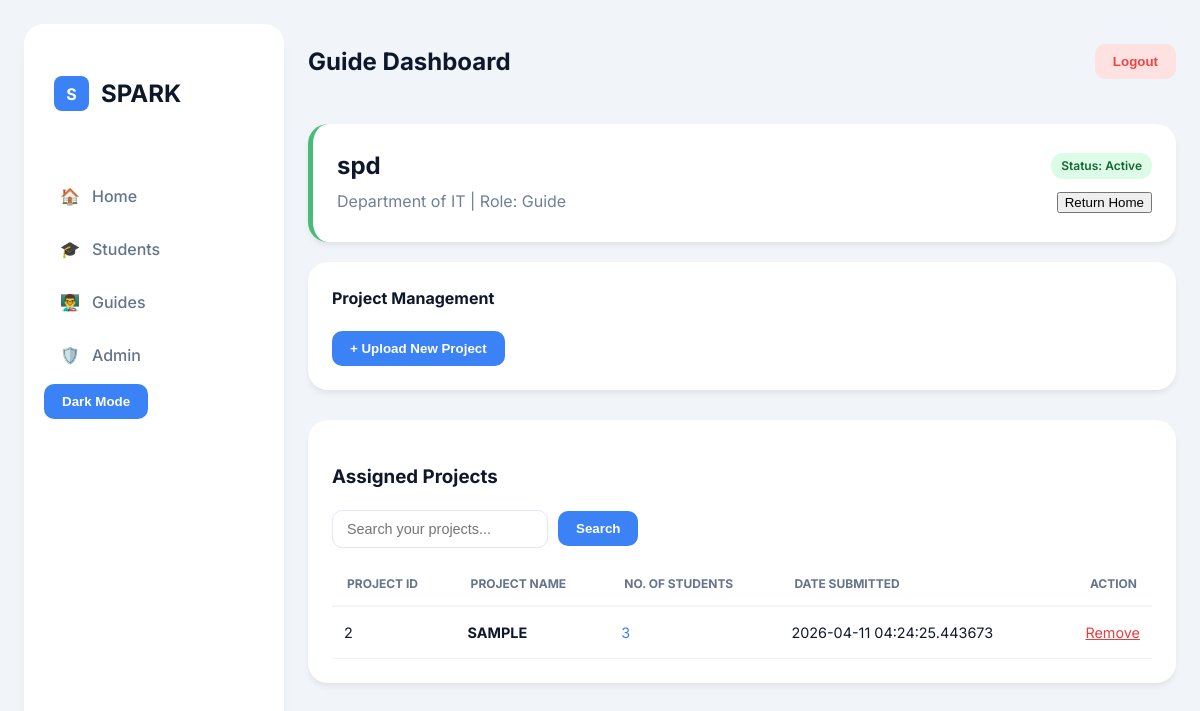
Screenshot of /guide/dashboard (signed in) with the database file from the repository.
### app.py (models this page shows)
class Guide(db.Model):
    id = db.Column(db.Integer, primary_key=True)
    name = db.Column(db.String(100))
    email = db.Column(db.String(100), unique=True)
    password = db.Column(db.String(100))
    department = db.Column(db.String(50))
    is_active = db.Column(db.Boolean, default=True)
    projects = db.relationship('Project', backref='guide', lazy=True)

class Project(db.Model):
    id = db.Column(db.Integer, primary_key=True)
    name = db.Column(db.String(200))
    stored_name = db.Column(db.String(200))
    submission_date = db.Column(db.DateTime, default=datetime.utcnow)
    batch = db.Column(db.String(20))
    status = db.Column(db.String(20), default='Pending')
    rejection_reason = db.Column(db.Text, nullable=True)
    guide_id = db.Column(db.String(50), db.ForeignKey('guide.id'))
    students= db.relationship('Student',backref='project',lazy=True)

### app.py (the view)
@app.route('/guide/dashboard')
def guide_dash():
    if(session['role']!='guide'):
        return "Your Session Has been Expired", 400
    g=session['user_id']
    return render_template("guide.html",g=g, guide=Guide.query.get(g))

### templates/guide.html (shortened to what this page needs)
{% extends "base.html" %}
{% block title %}Guide Dashboard{% endblock %}
{% block content %}
<div class="card profile-header" style="margin-bottom: 20px; border-left: 5px solid #48bb78;">
    <div style="display: flex; justify-content: space-between; align-items: center;">
        <div>
            <h2 style="margin: 0;">{{guide.name}}</h2>
            <p style="color: #718096; margin: 5px 0;">Department of {{guide.department}} | Role: Guide</p>
        </div>
        <div style="text-align: right;">
            <span class="status-pill {{ 'active' if guide.is_active else 'inactive' }}" style="display: inline-block; margin-bottom: 10px;">
                Status: {{ "Active" if guide.is_active else "Inactive" }}
            </span>
            <br>
            <button class="btn-alt" onclick="window.location.href='/';">Return Home</button>
        </div>
    </div>
</div>
<div class="card" style="margin-bottom: 30px;">
    <h4 style="margin-top: 0;">Project Management</h4>
    <input type="button" class="btn-prof primary" value="+ Upload New Project" onclick="checkActiveGuide();">
</div>
<div class="card table-container">
    <div class="table-header">
        <h3>Assigned Projects</h3>
        <div class="search-box">
            <input type="text" class="search-input" placeholder="Search your projects...">
            <input type="button" class="search-btn" value="Search">
        </div>
    </div>
    <table class="styled-table">
        <thead>
            <tr>
                <th>Project ID</th>
                <th>Project Name</th>
                <th>No. of Students</th>
                <th>Date Submitted</th>
                <th style="text-align: right;">Action</th>
            </tr>
        </thead>
        <tbody>
            {% for p in guide.projects %}
            <tr>
                <td>{{p.id}}</td>
                <td><strong>{{p.name}}</strong></td>
                <td><a href="#" onclick="showStudents({{p.id}})" style="color: #3b82f6; text-decoration: none;">{{p.students|length}}</a></td>
                <td>{{p.submission_date}}</td>
                <td style="text-align: right;">
                    {% if guide.is_active %}
                    <a href="/delete_project/{{p.id}}" class="link-btn toggle"
                       onclick="return confirm('Are you sure you want to remove this project?')"
                       style="color: #e53e3e;">Remove</a>
                    {% else %}
                    <span style="color: #718096;">Inactive guides cannot remove projects</span>
                    {% endif %}
                </td>
            </tr>
            {% endfor %}
        </tbody>
    </table>
</div>
{% endblock %}

### static/css/style.css (style rules this page uses)
:root { --bg-soft: #f1f5f9; --sidebar-white: #ffffff; --card-bg: #ffffff; --surface-soft: #f8fafc; --hover-bg: #f8fafc; --modal-overlay: rgba(0, 0, 0, 0.4); --primary-blue: #3b82f6; --primary-hover: #2563eb; --text-dark: #0f172a; --text-gray: #64748b; --border-color: #e2e8f0; --danger: #ef4444; --success: #22c55e; }
* { box-sizing: border-box; }
body { background-color: var(--bg-soft); color: var(--text-dark); font-family: 'Inter', sans-serif; margin: 0; line-height: 1.5; }
.card { background: var(--card-bg); border-radius: 20px; padding: 24px; margin-bottom: 24px; box-shadow: 0 4px 6px -1px rgba(0,0,0,0.08); }
.styled-table { width: 100%; border-collapse: collapse; margin-top: 15px; font-size: 0.9rem; }
.styled-table th { text-align: left; padding: 12px 15px; border-bottom: 2px solid var(--bg-soft); color: var(--text-gray); text-transform: uppercase; font-size: 0.75rem; font-weight: 700; }
.styled-table td { padding: 15px 12px; border-bottom: 1px solid var(--bg-soft); }
.status-pill { padding: 4px 10px; border-radius: 12px; font-size: 0.75rem; font-weight: 600; }
.status-pill.active { background: #dcfce7; color: #166534; }
.search-box { display: flex; gap: 10px; align-items: center; margin-bottom: 15px; }
.search-input, .filter-select { padding: 10px 14px; border: 1px solid var(--border-color); border-radius: 10px; font-size: 0.9rem; outline: none; }
.search-btn, .btn-prof { background-color: var(--primary-blue); color: white; border: none; padding: 10px 18px; border-radius: 10px; cursor: pointer; font-weight: 600; transition: 0.2s; }

### rows the page displays
Guide: name "spd", department "IT", is_active "Active"
Project: id "2", name "SAMPLE", students|length "3", submission_date "2026-04-11 04:24:25.443673"
